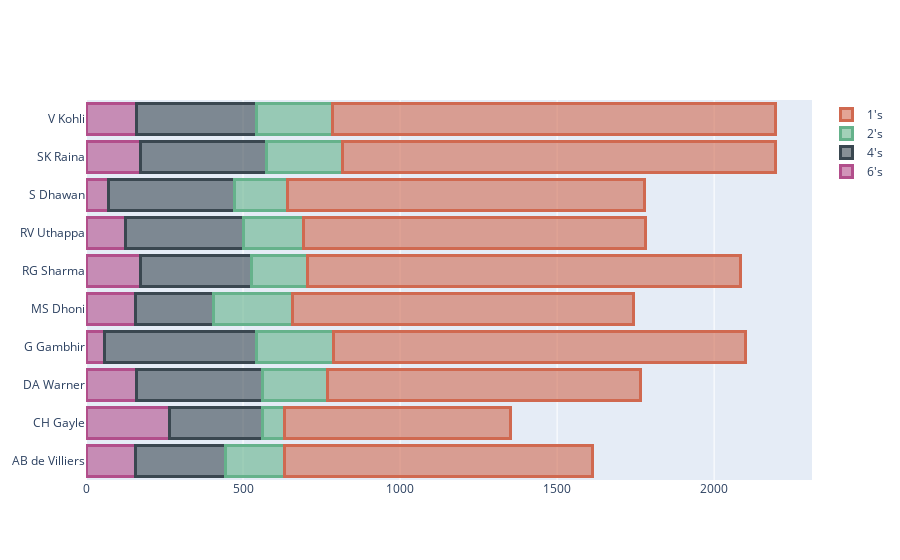

The code cell stored with this chart in its notebook:
### Markdown cell above
### How do the top batsmen score? (INTERACTIVE)

### Code cell
a=batsmen.groupby(['batsman','batsman_runs'])['total_runs'].count().reset_index()
b=max_runs.sort_values(ascending=False)[:10].reset_index()
c=b.merge(a,left_on='batsman',right_on='batsman',how='left')
c.drop('batsman_runs_x',axis=1,inplace=True)
c.set_index('batsman',inplace=True)
c.columns=['type','count']
c=c[(c['type']==1)|(c['type']==2)|(c['type']==4)|(c['type']==6)]
cols=['type','count']
c.reset_index(inplace=True)
c=c.pivot('batsman','type','count')

trace1 = go.Bar(
    y=c.index, x=c[6],
    name="6's",
    orientation = 'h',
    marker = dict(color = 'rgba(178, 78, 139, 0.6)',
        line = dict(color = 'rgba(178, 78, 139, 1.0)',
            width = 3)
    )
)
trace2 = go.Bar(
    y=c.index, x=c[4],
    name="4's",
    orientation = 'h',
    marker = dict(color = 'rgba(58, 71, 80, 0.6)',
        line = dict(color = 'rgba(58, 71, 80, 1.0)',
            width = 3)
    )
)

trace3 = go.Bar(
    y=c.index, x=c[2],
    name="2's",
    orientation = 'h',
    marker = dict(color = 'rgba(101, 178, 139, 0.6)',
        line = dict(color = 'rgba(101, 178, 139, 1.0)',
            width = 3)
    )
)
trace4 = go.Bar(
    y=c.index, x=c[1],
    name="1's",
    orientation = 'h',
    marker = dict(color = 'rgba(208, 105, 80, 0.6)',
        line = dict(color = 'rgba(208, 105, 80, 1.0)',
            width = 3)
    )
)

data = [trace1, trace2,trace3,trace4]
layout = go.Layout(
    barmode='stack'
)

fig = go.Figure(data=data, layout=layout)
py.iplot(fig, filename='marker-h-bar')

### Figure 1 — Plotly figure (JSON) as saved in the notebook; plotly's stock layout.template omitted (floating-point values rounded to 4 significant figures)
{"data": [{"marker": {"color": "rgba(178, 78, 139, 0.6)", "line": {"color": "rgba(178, 78, 139, 1.0)", "width": 3}}, "name": "6's", "orientation": "h", "type": "bar", "x": [158, 266, 160, 58, 156, 173, 125, 71, 174, 160], "y": ["AB de Villiers", "CH Gayle", "DA Warner", "G Gambhir", "MS Dhoni", "RG Sharma", "RV Uthappa", "S Dhawan", "SK Raina", "V Kohli"]}, {"marker": {"color": "rgba(58, 71, 80, 0.6)", "line": {"color": "rgba(58, 71, 80, 1.0)", "width": 3}}, "name": "4's", "orientation": "h", "type": "bar", "x": [287, 297, 401, 484, 251, 354, 377, 401, 402, 384], "y": ["AB de Villiers", "CH Gayle", "DA Warner", "G Gambhir", "MS Dhoni", "RG Sharma", "RV Uthappa", "S Dhawan", "SK Raina", "V Kohli"]}, {"marker": {"color": "rgba(101, 178, 139, 0.6)", "line": {"color": "rgba(101, 178, 139, 1.0)", "width": 3}}, "name": "2's", "orientation": "h", "type": "bar", "x": [187, 70, 207, 245, 251, 177, 191, 168, 242, 242], "y": ["AB de Villiers", "CH Gayle", "DA Warner", "G Gambhir", "MS Dhoni", "RG Sharma", "RV Uthappa", "S Dhawan", "SK Raina", "V Kohli"]}, {"marker": {"color": "rgba(208, 105, 80, 0.6)", "line": {"color": "rgba(208, 105, 80, 1.0)", "width": 3}}, "name": "1's", "orientation": "h", "type": "bar", "x": [980, 718, 997, 1313, 1085, 1379, 1087, 1137, 1377, 1410], "y": ["AB de Villiers", "CH Gayle", "DA Warner", "G Gambhir", "MS Dhoni", "RG Sharma", "RV Uthappa", "S Dhawan", "SK Raina", "V Kohli"]}], "layout": {"barmode": "stack"}}
